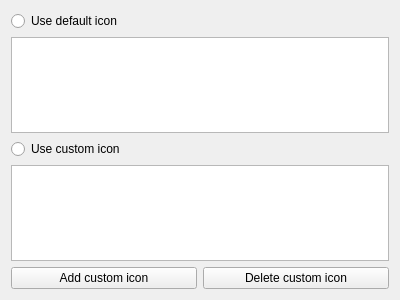
<?xml version="1.0" encoding="UTF-8"?>
<ui version="4.0">
 <class>EditWidgetIcons</class>
 <widget class="QWidget" name="EditWidgetIcons">
  <property name="geometry">
   <rect>
    <x>0</x>
    <y>0</y>
    <width>400</width>
    <height>300</height>
   </rect>
  </property>
  <layout class="QVBoxLayout" name="verticalLayout">
   <item>
    <widget class="QRadioButton" name="defaultIconsRadio">
     <property name="text">
      <string>Use default icon</string>
     </property>
    </widget>
   </item>
   <item>
    <widget class="QListView" name="defaultIconsView">
     <property name="editTriggers">
      <set>QAbstractItemView::NoEditTriggers</set>
     </property>
     <property name="movement">
      <enum>QListView::Static</enum>
     </property>
     <property name="flow">
      <enum>QListView::LeftToRight</enum>
     </property>
     <property name="isWrapping" stdset="0">
      <bool>true</bool>
     </property>
     <property name="resizeMode">
      <enum>QListView::Adjust</enum>
     </property>
     <property name="spacing">
      <number>8</number>
     </property>
     <property name="viewMode">
      <enum>QListView::IconMode</enum>
     </property>
    </widget>
   </item>
   <item>
    <widget class="QRadioButton" name="customIconsRadio">
     <property name="text">
      <string>Use custom icon</string>
     </property>
    </widget>
   </item>
   <item>
    <widget class="QListView" name="customIconsView">
     <property name="editTriggers">
      <set>QAbstractItemView::NoEditTriggers</set>
     </property>
     <property name="movement">
      <enum>QListView::Static</enum>
     </property>
     <property name="flow">
      <enum>QListView::LeftToRight</enum>
     </property>
     <property name="isWrapping" stdset="0">
      <bool>true</bool>
     </property>
     <property name="resizeMode">
      <enum>QListView::Adjust</enum>
     </property>
     <property name="spacing">
      <number>8</number>
     </property>
     <property name="viewMode">
      <enum>QListView::IconMode</enum>
     </property>
    </widget>
   </item>
   <item>
    <layout class="QHBoxLayout" name="horizontalLayout">
     <item>
      <widget class="QPushButton" name="addButton">
       <property name="text">
        <string>Add custom icon</string>
       </property>
      </widget>
     </item>
     <item>
      <widget class="QPushButton" name="deleteButton">
       <property name="text">
        <string>Delete custom icon</string>
       </property>
      </widget>
     </item>
    </layout>
   </item>
  </layout>
 </widget>
 <resources/>
 <connections/>
</ui>
